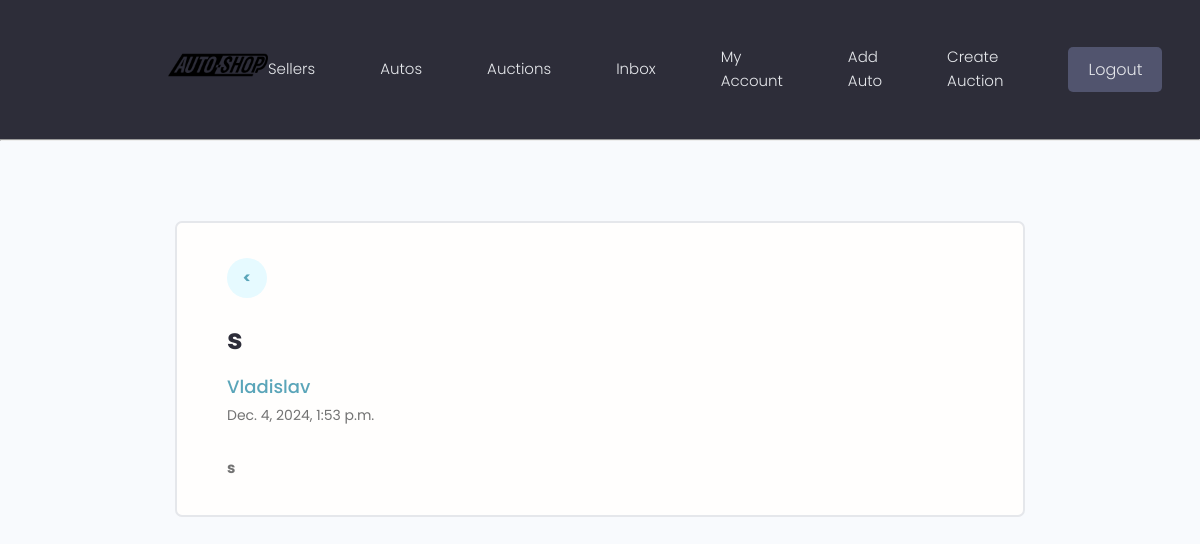
The page /users/message/21/ (signed in) on the database its author committed.
### users/models.py (models this page shows, shortened)
class Message(models.Model):
    sender = models.ForeignKey(Profile, on_delete=models.SET_NULL, null=True, blank=True)
    recipient = models.ForeignKey(Profile, on_delete=models.SET_NULL, null=True, blank=True, related_name="messages")
    name = models.CharField(max_length=200, null=True, blank=True)
    email = models.EmailField(max_length=200, null=True, blank=True)
    subject = models.CharField(max_length=200, null=True, blank=True)
    message = models.TextField()
    is_read = models.BooleanField(default=False, null=True)
    id = models.BigAutoField(primary_key=True)
    created = models.DateTimeField(auto_now_add=True)
    class Meta:
        ordering = ['is_read', '-created']

### users/views.py (the view)
# urls.py: path('message/<str:pk>/', views.viewMessage, name='message'),
@login_required(login_url="login")
def viewMessage(request, pk):
    profile = request.user.profile
    message = profile.messages.get(id=pk)
    if message.is_read == False:
        message.is_read = True
        message.save()
    context = {'message': message}
    return render(request, 'users/message.html', context)

### users/templates/users/message.html (shortened to what this page needs)
{% extends 'main.html' %}
{% block content %}
  <main class="messagePage my-xl">
    <div class="content-box">
      <div class="message">
        <a class="backButton" href="{% url 'inbox' %}"> <b>< </a>
        <h2 class="message__subject">{{message.subject}}</h2>
          {% if message.sender.id %}
          <a href="{% url 'user-profile' message.sender.id %}" class="message__author">{{message.name}}</a>
          {% else %}
          <p class="message__author">{{message.name}}</p>
          {% endif %}
          <p class="message__date">{{message.created}}</p>
          <div class="message__body">{{message.message|linebreaksbr}}</div>
      </div>
    </div>
  </main>
{% endblock content %}

### static/styles/app.css (style rules this page uses)
:root { --color-sub: #2d2d39; }
.content-box { width: 95%; max-width: 85rem; margin: 0 auto; }
.message { padding: 2.5rem 0; }
.message:not(:last-child) { border-bottom: 2px solid var(--color-white-light); }
.message > a { display: flex; gap: 1rem; }
.message__author, .message__date { flex-basis: 25%; }
.message__subject { flex-basis: 50%; }
.message__date { text-align: right; }
.messagePage .message { list-style: none; background: var(--color-white); padding: 3.5rem 5rem; border: 2px solid var(--color-light); border-radius: 0.7rem; }
.messagePage .message__subject { font-size: 2.8rem; color: var(--color-sub); margin-bottom: 1rem; margin-top: 2rem; }
.messagePage .message__author { font-size: 1.8rem; font-weight: 500; }
.messagePage .message__date { font-size: 1.4rem; font-weight: 400; text-align: left; margin-bottom: 3rem; }
.backButton { background: var(--color-main-light); color: var(--color-main); width: 4rem; height: 4rem; display: flex; align-items: center; justify-content: center; border-radius: 50%; }

### static/uikit/styles/modules/_variables.css (style rules this page uses)
:root { --color-main: #5aa5b9; --color-main-light: #e6faff; --color-sub: #3f4156; --color-sub-light: #51546e; --color-sub-lighter: #ededfd; --color-text: #737373; --color-gray: #8b8b8b; --color-light: #e5e7eb; --color-light-gray: #767676; --color-bg: #f8fafd; --color-white: #fffefd; --color-white-light: #f3f3f3; --color-success: #359e64; --color-success-bg: #def8e8; --color-error: #fc4b0b; --color-error-bg: #fff2ee; --font-base: 'Poppins', arial, helvetica, 'Segoe UI', roboto, ubuntu, sans-serif; --font-monospace: 'Fira Code', 'Courier New', courier, monospace; --font-regular: 300; --font-medium: 500; --font-bold: 700; --generic-shadow: 1px 1px 5px #00000010; --generic-transition: all 0.3s ease-in-out; }

### static/uikit/styles/modules/_base.css (style rules this page uses)
* { margin: 0; padding: 0; box-sizing: border-box; text-rendering: optimizeLegibility; color: inherit; font-size: inherit; }
html { font-size: 50%; }
@media only screen and (min-width: 480px) { html { font-size: 56.25%; } }
@media only screen and (min-width: 1200px) { html { font-size: 62.5%; } }
body { line-height: 1.6; font-weight: 400; font-size: 1.5rem; color: var(--color-text); background-color: var(--color-bg); min-height: 100vh; }

### static/uikit/styles/modules/_typography.css (style rules this page uses)
* { font-family: var(--font-base); }
h2 { font-size: 3.6rem; font-weight: var(--font-bold); }
p, span, strong { font-size: 1.6rem; color: var(--color-text); font-weight: var(--font-regular); }
a { padding-bottom: 2px; text-decoration: none; display: inline-block; color: var(--color-main); font-weight: var(--font-medium); }

### static/uikit/styles/modules/_utilities.css (style rules this page uses)
.my-xl { margin: 8rem auto; }

### rows shown on the page
Message: subject "s", name "Vladislav", created "Dec. 4, 2024, 1:53 p.m.", message "s"
